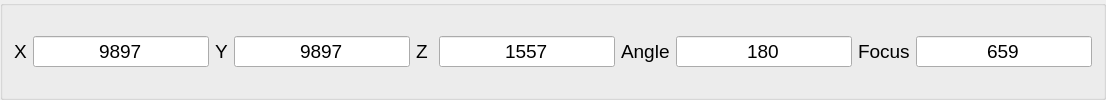
         <widget class="QGroupBox" name="groupBox_2">
          <property name="sizePolicy">
           <sizepolicy hsizetype="Preferred" vsizetype="Preferred">
            <horstretch>0</horstretch>
            <verstretch>0</verstretch>
           </sizepolicy>
          </property>
          <property name="minimumSize">
           <size>
            <width>0</width>
            <height>0</height>
           </size>
          </property>
          <property name="title">
           <string/>
          </property>
          <layout class="QHBoxLayout" name="horizontalLayout_3">
           <item>
            <widget class="QLabel" name="label_3">
             <property name="font">
              <font>
               <pointsize>14</pointsize>
              </font>
             </property>
             <property name="frameShape">
              <enum>QFrame::NoFrame</enum>
             </property>
             <property name="frameShadow">
              <enum>QFrame::Plain</enum>
             </property>
             <property name="lineWidth">
              <number>0</number>
             </property>
             <property name="text">
              <string>X</string>
             </property>
            </widget>
           </item>
           <item>
            <widget class="QLineEdit" name="X_Position_Indicator">
             <property name="font">
              <font>
               <pointsize>14</pointsize>
              </font>
             </property>
             <property name="accessibleName">
              <string>X</string>
             </property>
             <property name="text">
              <string>9897</string>
             </property>
             <property name="alignment">
              <set>Qt::AlignCenter</set>
             </property>
             <property name="readOnly">
              <bool>true</bool>
             </property>
            </widget>
           </item>
           <item>
            <widget class="QLabel" name="label_11">
             <property name="font">
              <font>
               <pointsize>14</pointsize>
              </font>
             </property>
             <property name="text">
              <string>Y</string>
             </property>
            </widget>
           </item>
           <item>
            <widget class="QLineEdit" name="Y_Position_Indicator">
             <property name="font">
              <font>
               <pointsize>14</pointsize>
              </font>
             </property>
             <property name="accessibleName">
              <string>X</string>
             </property>
             <property name="text">
              <string>9897</string>
             </property>
             <property name="alignment">
              <set>Qt::AlignCenter</set>
             </property>
             <property name="readOnly">
              <bool>true</bool>
             </property>
            </widget>
           </item>
           <item>
            <widget class="QLabel" name="label_12">
             <property name="font">
              <font>
               <pointsize>14</pointsize>
              </font>
             </property>
             <property name="text">
              <string>Z </string>
             </property>
            </widget>
           </item>
           <item>
            <widget class="QLineEdit" name="Z_Position_Indicator">
             <property name="font">
              <font>
               <pointsize>14</pointsize>
              </font>
             </property>
             <property name="accessibleName">
              <string>X</string>
             </property>
             <property name="text">
              <string>1557</string>
             </property>
             <property name="alignment">
              <set>Qt::AlignCenter</set>
             </property>
             <property name="readOnly">
              <bool>true</bool>
             </property>
            </widget>
           </item>
           <item>
            <widget class="QLabel" name="label_5">
             <property name="font">
              <font>
               <pointsize>14</pointsize>
              </font>
             </property>
             <property name="text">
              <string>Angle</string>
             </property>
            </widget>
           </item>
           <item>
            <widget class="QLineEdit" name="Rotation_Position_Indicator">
             <property name="enabled">
              <bool>true</bool>
             </property>
             <property name="font">
              <font>
               <pointsize>14</pointsize>
              </font>
             </property>
             <property name="accessibleName">
              <string>X</string>
             </property>
             <property name="text">
              <string>180</string>
             </property>
             <property name="alignment">
              <set>Qt::AlignCenter</set>
             </property>
             <property name="readOnly">
              <bool>true</bool>
             </property>
            </widget>
           </item>
           <item>
            <widget class="QLabel" name="label_4">
             <property name="font">
              <font>
               <pointsize>14</pointsize>
              </font>
             </property>
             <property name="text">
              <string>Focus</string>
             </property>
            </widget>
           </item>
           <item>
            <widget class="QLineEdit" name="Focus_Position_Indicator">
             <property name="font">
              <font>
               <pointsize>14</pointsize>
              </font>
             </property>
             <property name="accessibleName">
              <string>X</string>
             </property>
             <property name="text">
              <string>659</string>
             </property>
             <property name="alignment">
              <set>Qt::AlignCenter</set>
             </property>
             <property name="readOnly">
              <bool>true</bool>
             </property>
            </widget>
           </item>
          </layout>
         </widget>
